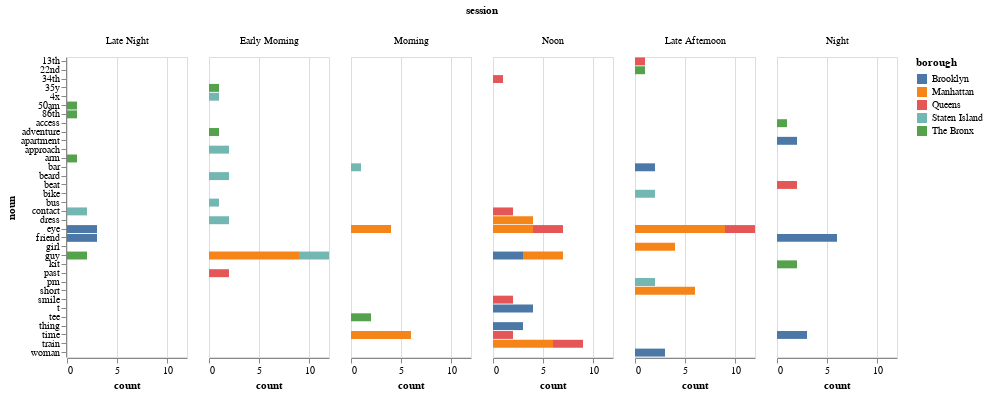

The code cell stored with this chart in its notebook:
### Code cell
df_noun_borough = df[['noun', 'borough', 'session']]
df_noun_borough['noun'] = df_noun_borough['noun'].apply(literal_eval)
df_exploded = df_noun_borough.explode('noun')

# # Group by 'borough' and get the value counts for 'nouns'
noun_counts = df_exploded.groupby(['borough', 'noun', 'session']).size().reset_index(name='count')
# noun_counts
value_counts = noun_counts.groupby('borough').apply(lambda x: x.nlargest(10, 'count')).reset_index(drop=True)


alt.Chart(value_counts).mark_bar().encode(
    y='noun',
    x='count',
    color='borough',
    column='session', 
    
).properties(
    width=120,
    height=300
)

## noun to replace t, tee, and shirt
## normalize the data

### Figure 1 — Vega-Lite specification as saved in the notebook (floating-point values rounded to 4 significant figures)
{"config": {"view": {"continuousWidth": 300, "continuousHeight": 300}}, "data": {"name": "data-dfa07779fb734dce03bcabbaa9f1c4d7"}, "mark": {"type": "bar"}, "encoding": {"color": {"field": "borough", "type": "nominal"}, "column": {"field": "session", "sort": ["Late Night", "Early Morning", "Morning", "Noon", "Late Afternoon", "Night"], "type": "ordinal"}, "x": {"field": "count", "type": "quantitative"}, "y": {"field": "noun", "type": "nominal"}}, "height": 300, "width": 120, "$schema": "https://vega.github.io/schema/vega-lite/v5.17.0.json", "datasets": {"data-dfa07779fb734dce03bcabbaa9f1c4d7": [{"borough": "Brooklyn", "noun": "friend", "session": "Night", "count": 6}, {"borough": "Brooklyn", "noun": "t", "session": "Noon", "count": 4}, {"borough": "Brooklyn", "noun": "eye", "session": "Late Night", "count": 3}, {"borough": "Brooklyn", "noun": "friend", "session": "Late Night", "count": 3}, {"borough": "Brooklyn", "noun": "guy", "session": "Noon", "count": 3}, {"borough": "Brooklyn", "noun": "thing", "session": "Noon", "count": 3}, {"borough": "Brooklyn", "noun": "time", "session": "Night", "count": 3}, {"borough": "Brooklyn", "noun": "woman", "session": "Late Afternoon", "count": 3}, {"borough": "Brooklyn", "noun": "apartment", "session": "Night", "count": 2}, {"borough": "Brooklyn", "noun": "bar", "session": "Late Afternoon", "count": 2}, {"borough": "Manhattan", "noun": "eye", "session": "Late Afternoon", "count": 9}, {"borough": "Manhattan", "noun": "guy", "session": "Early Morning", "count": 9}, {"borough": "Manhattan", "noun": "short", "session": "Late Afternoon", "count": 6}, {"borough": "Manhattan", "noun": "time", "session": "Morning", "count": 6}, {"borough": "Manhattan", "noun": "train", "session": "Noon", "count": 6}, {"borough": "Manhattan", "noun": "dress", "session": "Noon", "count": 4}, {"borough": "Manhattan", "noun": "eye", "session": "Morning", "count": 4}, {"borough": "Manhattan", "noun": "eye", "session": "Noon", "count": 4}, {"borough": "Manhattan", "noun": "girl", "session": "Late Afternoon", "count": 4}, {"borough": "Manhattan", "noun": "guy", "session": "Noon", "count": 4}, {"borough": "Queens", "noun": "eye", "session": "Noon", "count": 3}, {"borough": "Queens", "noun": "eye", "session": "Late Afternoon", "count": 3}, {"borough": "Queens", "noun": "train", "session": "Noon", "count": 3}, {"borough": "Queens", "noun": "beat", "session": "Night", "count": 2}, {"borough": "Queens", "noun": "contact", "session": "Noon", "count": 2}, {"borough": "Queens", "noun": "past", "session": "Early Morning", "count": 2}, {"borough": "Queens", "noun": "smile", "session": "Noon", "count": 2}, {"borough": "Queens", "noun": "time", "session": "Noon", "count": 2}, {"borough": "Queens", "noun": "13th", "session": "Late Afternoon", "count": 1}, {"borough": "Queens", "noun": "34th", "session": "Noon", "count": 1}, {"borough": "Staten Island", "noun": "guy", "session": "Early Morning", "count": 3}, {"borough": "Staten Island", "noun": "approach", "session": "Early Morning", "count": 2}, {"borough": "Staten Island", "noun": "beard", "session": "Early Morning", "count": 2}, {"borough": "Staten Island", "noun": "bike", "session": "Late Afternoon", "count": 2}, {"borough": "Staten Island", "noun": "contact", "session": "Late Night", "count": 2}, {"borough": "Staten Island", "noun": "dress", "session": "Early Morning", "count": 2}, {"borough": "Staten Island", "noun": "pm", "session": "Late Afternoon", "count": 2}, {"borough": "Staten Island", "noun": "4x", "session": "Early Morning", "count": 1}, {"borough": "Staten Island", "noun": "bar", "session": "Morning", "count": 1}, {"borough": "Staten Island", "noun": "bus", "session": "Early Morning", "count": 1}, {"borough": "The Bronx", "noun": "guy", "session": "Late Night", "count": 2}, {"borough": "The Bronx", "noun": "kit", "session": "Night", "count": 2}, {"borough": "The Bronx", "noun": "tee", "session": "Morning", "count": 2}, {"borough": "The Bronx", "noun": "22nd", "session": "Late Afternoon", "count": 1}, {"borough": "The Bronx", "noun": "35y", "session": "Early Morning", "count": 1}, {"borough": "The Bronx", "noun": "50am", "session": "Late Night", "count": 1}, {"borough": "The Bronx", "noun": "86th", "session": "Late Night", "count": 1}, {"borough": "The Bronx", "noun": "access", "session": "Night", "count": 1}, {"borough": "The Bronx", "noun": "adventure", "session": "Early Morning", "count": 1}, {"borough": "The Bronx", "noun": "arm", "session": "Late Night", "count": 1}]}}
